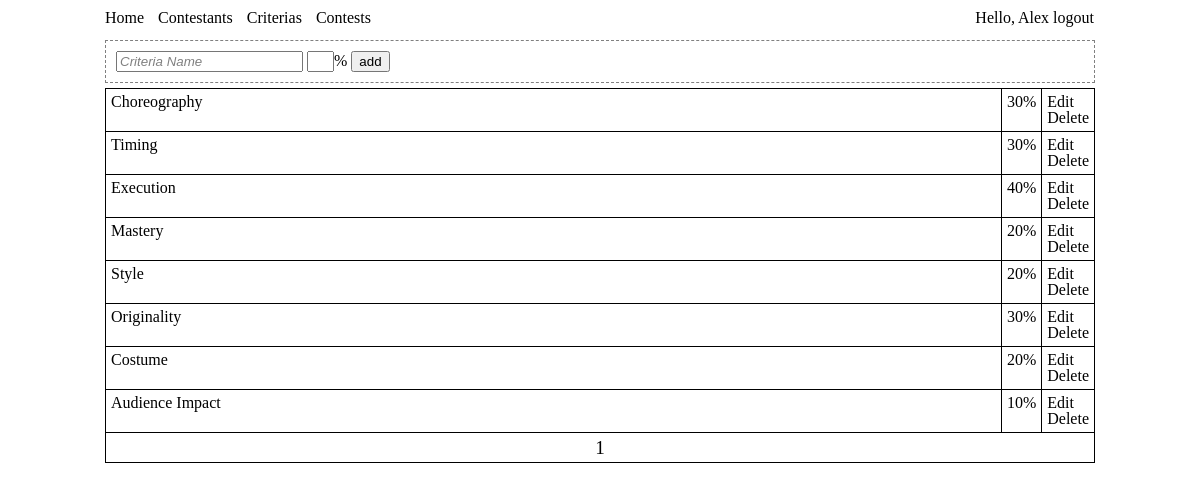
The app's page /manager/criteria.php (signed in), older data.
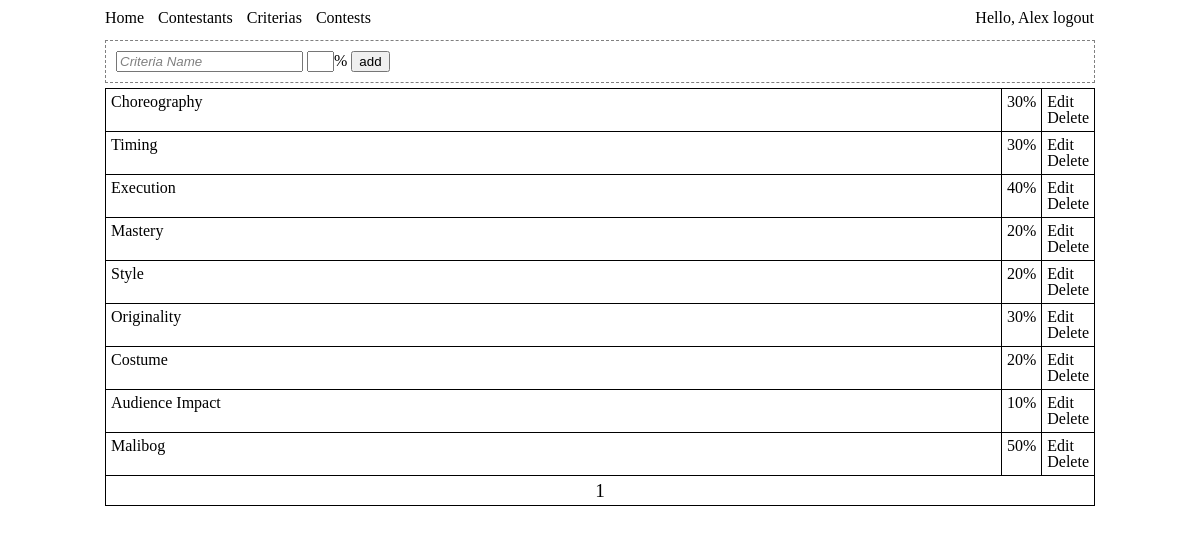
The same page, newer data.
### tables this page shows
CREATE TABLE IF NOT EXISTS `criterias` (
  `id` int(100) NOT NULL AUTO_INCREMENT,
  `name` varchar(100) NOT NULL,
  `percentage` int(100) NOT NULL,
  PRIMARY KEY (`id`)
);

### manager/criteria_.php (called while the page is built, shortened)
<?php
$id_value = '';
$name_value = 'Criteria Name';
$num_value = '';
$do_value = 'add';
$input_class = 'blur_input';
$pagi = new Page(null,'criterias',5);
$criteria = new form('criteria','post');
$form['start'] = $criteria->start();
$form['percent'] = $criteria->cid(null,'short')->text('percent',post('percent',$num_value));
$form['name'] = $criteria->cid(null,"$input_class")->text('name', post('name',$name_value));
$form['id'] = $criteria->hidden('id', post('blah',$id_value));
$form['go'] = $criteria->submit('do',post('blah',$do_value));
$form['stop'] = $criteria->stop();
?>

### manager/header.php (called while the page is built, shortened)
<?php
include '../crowd/mysql.php';
include '../crowd/form.php';
include '../crowd/page.php';
$form = array();
?>

### manager/criteria.php (the view, shortened to what this page needs)
<?php
include 'header.php';
include 'criteria_.php';
?>
<!DOCTYPE html PUBLIC "-//W3C//DTD HTML 3.2//EN">
<html>
  <head>
  </head>
  <body>
  <div id='wrap'>
  <div id='menu'><?php include 'includes/menu.php'; ?></div>
	<div id='form'>
<?php
echo <<<FORM
$form[start]
$form[id]
$form[name]
$form[percent]%
$form[go]
$form[stop]
FORM;
?>
	</div>
	<div id='list'>
	<table>
	<tbody>
<?php
	while($i = mysql_fetch_assoc($pagi->get['resource'])){
echo <<<FORM
<tr>
<td class='spread'>$i[name] </td>
<td>$i[percentage]%</td>
<td><a href='?do=edit&id=$i[id]'>Edit</a> <a href='?do=delete&id=$i[id]'>Delete</a></td>
</tr>
FORM;
	}
?>
<?php
	echo "<tfoot><td colspan='3'>". $pagi->prev_btn() ."". $pagi->curr_btn() ."". $pagi->next_btn() ."</td></tfoot>";
?>
	</tbody>
	</table>
	</div>
	</div>
  </body>
</html>

### crowd/form.php (shortened to what this page needs)
<?php
class Form {
public $attrib = array();
public $classid;
function __construct($name, $method="get", $action=null, $enctype="application/x-www-form-urlencoded"){
	$this->attrib['start'] = "<form name='{$name}' method='{$method}' action='{$action}' enctype='{$enctype}' ";
}
function cid($id = null, $class = null){
	if(!empty($class)){
		$this->classid .= "class='{$class}'";
	}
	return $this;
}
function start(){
	$this->attrib['start'] .= "{$this->classid}>\r\n";
	$this->classid = null;
	return $this->attrib['start'];
}
function stop(){
	return "</form>\r\n";
}
function text($name,$value=null){
	$this->attrib['input'][$name]['name'] = $name;
	$this->attrib['input'][$name]['value'] = $value;
	$this->attrib['input'][$name]['attrib'] = "<input type='text' name='{$name}' value='{$value}' {$this->classid}/>";
	$this->classid = null;
	return $this->attrib['input'][$name]['attrib'];
}
function hidden($name,$value=null){
	$this->attrib['input'][$name]['name'] = $name;
	$this->attrib['input'][$name]['value'] = $value;
	$this->attrib['input'][$name]['attrib'] = "<input type='hidden' name='{$name}' value='{$value}' {$this->classid}/>\r\n";
	$this->classid = null;
	return $this->attrib['input'][$name]['attrib'];
}
function submit($name,$value='submit'){
	$this->attrib['input'][$name]['name'] = $name;
	$this->attrib['input'][$name]['value'] = $value;
	$this->attrib['input'][$name]['attrib'] = "<input type='submit' name='{$name}' value='{$value}' {$this->classid}/>\r\n";
	$this->classid = null;
	return $this->attrib['input'][$name]['attrib'];
}
}
function post($name, $value=null){
	return $value;
}
?>

### manager/includes/menu.php
<ul id='menu_list' class='top_bar'>
<li><a href='admin.php'>Home</a></li>
<li><a href='contestant.php'>Contestants</a></li>
<li><a href='criteria.php'>Criterias</a></li>
<li><a href='contest.php'>Contests</a></li>
</ul>
<div class='top_bar right'>Hello, <?php echo ucfirst($_SESSION['user']); ?> <a href='?do=logout'>logout</a></div>

### crowd/page.php (shortened to what this page needs)
<?php
class page {
	public $get = array('resource'=>'','prev'=>'','curr'=>'','next'=>'');
	public $handle = '';
	function __construct($condition, $table, $handle='p', $limit=10){
		$this->handle = $handle;
		$result = mysql_query("select * from $table $condition");
		$total_rows = mysql_num_rows($result);
		$this->total_rows = ceil($total_rows / $limit);
		if(isset($_REQUEST[$handle]) && !empty($_REQUEST[$handle])){
			$page = $_REQUEST[$handle];
			$start = $limit * $page;
		} else {
			$start = 0;
			$page = 0;
		}
		$this->get['resource'] = mysql_query("select * from $table $condition limit $start,$limit");
		$prevp = $page-1;
		$this->get['curr'] = $page;
		$nextp = $page+1;
	}
	function curr_btn($link = null){
		empty($link) ? $link = $this->handle . "=" . $this->get['curr'] : $link .= $this->handle . "=" . $this->get['curr'];
		return $this->curr_btn = "<a href='?".$link."'>".($this->get['curr']+1)."</a>";
	}
}
?>

### manager/assets/global.css (style rules this page uses)
#wrap { width: 990px; margin: auto; }
.short { width: 27px; }
.blur_input { color: gray; font-style: italic; }
#menu { margin-top: 10px; }
#menu_list { width: 785px; }
#menu_list li { display: inline; margin-right: 10px; }
.top_bar { display: inline-block; height: 25px; }
.top_bar.right { width: 200px; text-align: right; }
table { margin: 5px 0px; }
table td { padding: 5px; border: solid 1px black; }
table tfoot { text-align: center; font-size: 1.2em; }
#form { padding: 10px; margin: 5px 0px; border: dashed 1px gray; }
a { color: inherit; text-decoration: none; }
.spread { width: 100%; }

Row changes from the older to the newer data that the page shows:
added criterias: name "Malibog", percentage "50"
